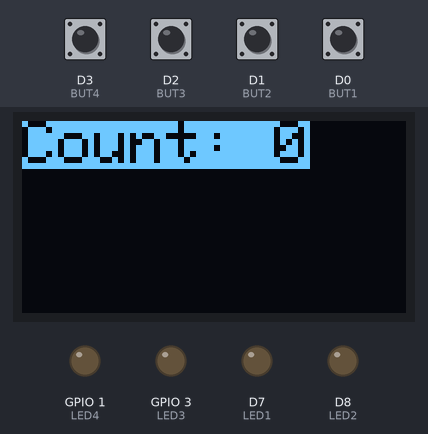
This sketch was run on a simulated ESP8266 (NodeMCU). Parts: 128×64 one-colour display, output pins drawn as LEDs (lit = HIGH). The inputs (shaded band) are chosen by the test bench; at power-on: D0 (BUT1), D1 (BUT2), D2 (BUT3), D3 (BUT4) HIGH. The display library's start-up logo is not drawn; what the sketch prints to the serial monitor is not drawn.

Above: at 3.2 s.
3.3 s: D0 (BUT1) pulled LOW for 0.15 s
At 4.6 s:
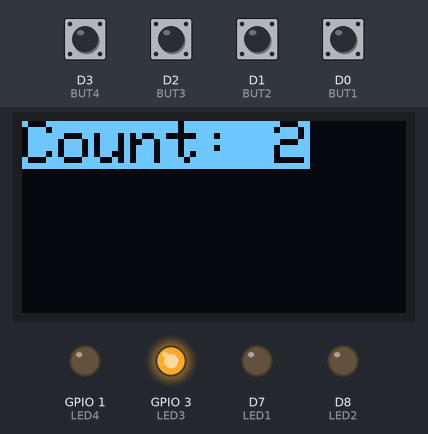
4.9 s: D3 (BUT4) pulled LOW for 1 s
At 7.0 s:
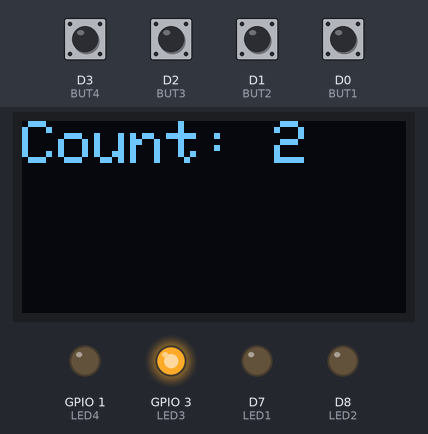
7.4 s: D1 (BUT2) pulled LOW for 1 s
At 9.1 s:
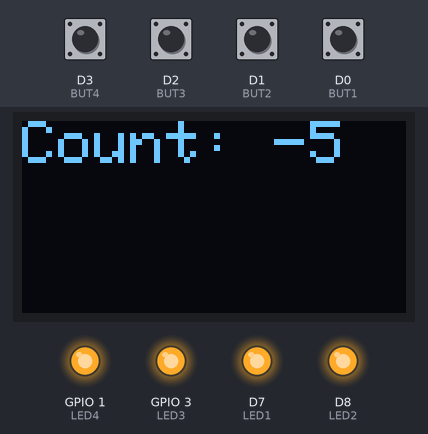
9.9 s: D3 (BUT4) pulled LOW for 0.15 s
At 10.3 s:
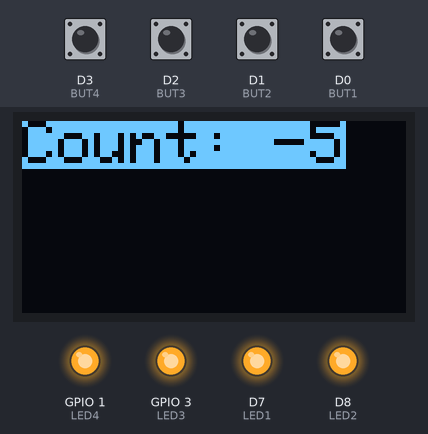
11.5 s: D1 (BUT2) pulled LOW for 0.15 s
At 12.7 s:
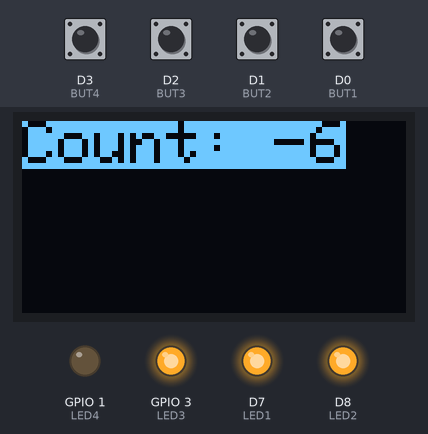
13.1 s: D0 (BUT1) pulled LOW for 1 s
At 14.6 s:
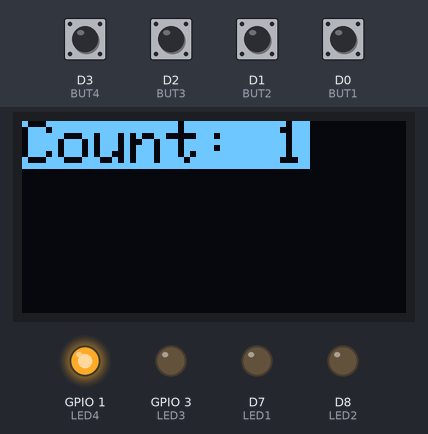
Timing chart, 0 to 16.1 s (numbered marks = the images above; inputs shaded):
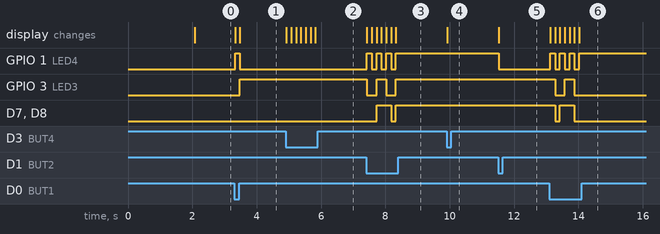

Measured:
- after the input at 3.3 s, GPIO 1 (LED4): LOW → HIGH at once, → LOW 0.15 s later; GPIO 3 (LED3): LOW → HIGH after 0.18 s; the display: first changes at once (image 1 shows a later state)
- after the input at 4.9 s, the display: changes at once (image 2)
- after the input at 7.4 s, GPIO 1 (LED4): alternates HIGH for 0.15 s and LOW for 0.15 s, 7 changes in all, then stays HIGH, starting at once; GPIO 3 (LED3): alternates HIGH for 0.30 s and LOW for 0.30 s, 4 changes in all, then stays HIGH, starting at once
- after the input at 9.9 s, the display: changes at once (image 4)
- after the input at 11.5 s, GPIO 1 (LED4): HIGH → LOW at once; the display: changes at once (image 5)
- after the input at 13.1 s, GPIO 1 (LED4): alternates HIGH for 0.15 s and LOW for 0.15 s, 7 changes in all, then stays HIGH, starting at once; GPIO 3 (LED3): HIGH → LOW after 0.18 s, → HIGH 0.30 s later, → LOW 0.30 s later

The sketch:

simple.ino
```cpp
#include <Wire.h>
#include <Adafruit_GFX.h>
#include <Adafruit_SSD1306.h>

#define SCREEN_WIDTH 128
#define SCREEN_HEIGHT 64
#define OLED_RESET -1
Adafruit_SSD1306 display(SCREEN_WIDTH, SCREEN_HEIGHT, &Wire, OLED_RESET);

int BUT1 = D0;
int BUT2 = D1;
int BUT3 = D2;
int BUT4 = D3;

int LED1 = D7;
int LED2 = D8;
int LED3 = D9;
int LED4 = D10;

int currentCount = 0;
int binCount = 0;

unsigned long lastTime = 0;
const long debounce = 150;

bool darkMode = false;

void setup() {
    pinMode(BUT1, INPUT_PULLUP);
    pinMode(BUT2, INPUT_PULLUP);
    pinMode(BUT3, INPUT_PULLUP);
    pinMode(BUT4, INPUT_PULLUP);

    pinMode(LED1, OUTPUT);
    pinMode(LED2, OUTPUT);
    pinMode(LED3, OUTPUT);
    pinMode(LED4, OUTPUT);

    display.begin(SSD1306_SWITCHCAPVCC, 0x3C);
    display.display("Glassy Bridge");
    delay(2000);
    display.clearDisplay();

    Serial.begin(9600);

    updateDisplayAndLEDs();
}

void updateDisplayAndLEDs() {
    if (darkMode) {
        display.setTextColor(WHITE, BLACK);
    } else {
        display.setTextColor(BLACK, WHITE);
    }

    display.clearDisplay();
    display.setCursor(0, 0);
    display.setTextSize(2);
    display.print("Count: ");
    display.println(currentCount);
    display.display();

    digitalWrite(LED1, (binCount & 0b1000) ? HIGH : LOW);
    digitalWrite(LED2, (binCount & 0b0100) ? HIGH : LOW);
    digitalWrite(LED3, (binCount & 0b0010) ? HIGH : LOW);
    digitalWrite(LED4, (binCount & 0b0001) ? HIGH : LOW);

    Serial.print("Current Count: ");
    Serial.print(currentCount);
    Serial.print(" (Binary: ");
    Serial.print(currentCount, BIN);
    Serial.print(" / ");
    Serial.print(binCount, BIN);
    Serial.print("), Mode: ");
    Serial.println(darkMode ? "Dark" : "Light");
}

void loop() {
    bool BUT1Pressed = (digitalRead(BUT1) == LOW);
    bool BUT2Pressed = (digitalRead(BUT2) == LOW);
    bool BUT3Pressed = (digitalRead(BUT3) == LOW);
    bool BUT4Pressed = (digitalRead(BUT4) == LOW);

    unsigned long currentTime = millis();

    if (currentTime - lastTime < debounce) {
        return;
    }

    if (BUT1Pressed) {
        currentCount++;
        binCount = currentCount % 4;
        updateDisplayAndLEDs();
        lastTime = currentTime;
    }
    else if (BUT2Pressed) {
        currentCount--;
        binCount = currentCount % 4;
        updateDisplayAndLEDs();
        lastTime = currentTime;
    }
    else if (BUT3Pressed) {
        currentCount = 0;
        binCount = currentCount % 4;
        updateDisplayAndLEDs();
        lastTime = currentTime;
    }
    else if (BUT4Pressed) {
        darkMode = !darkMode;
        updateDisplayAndLEDs();
        lastTime = currentTime;
    }
}
```
